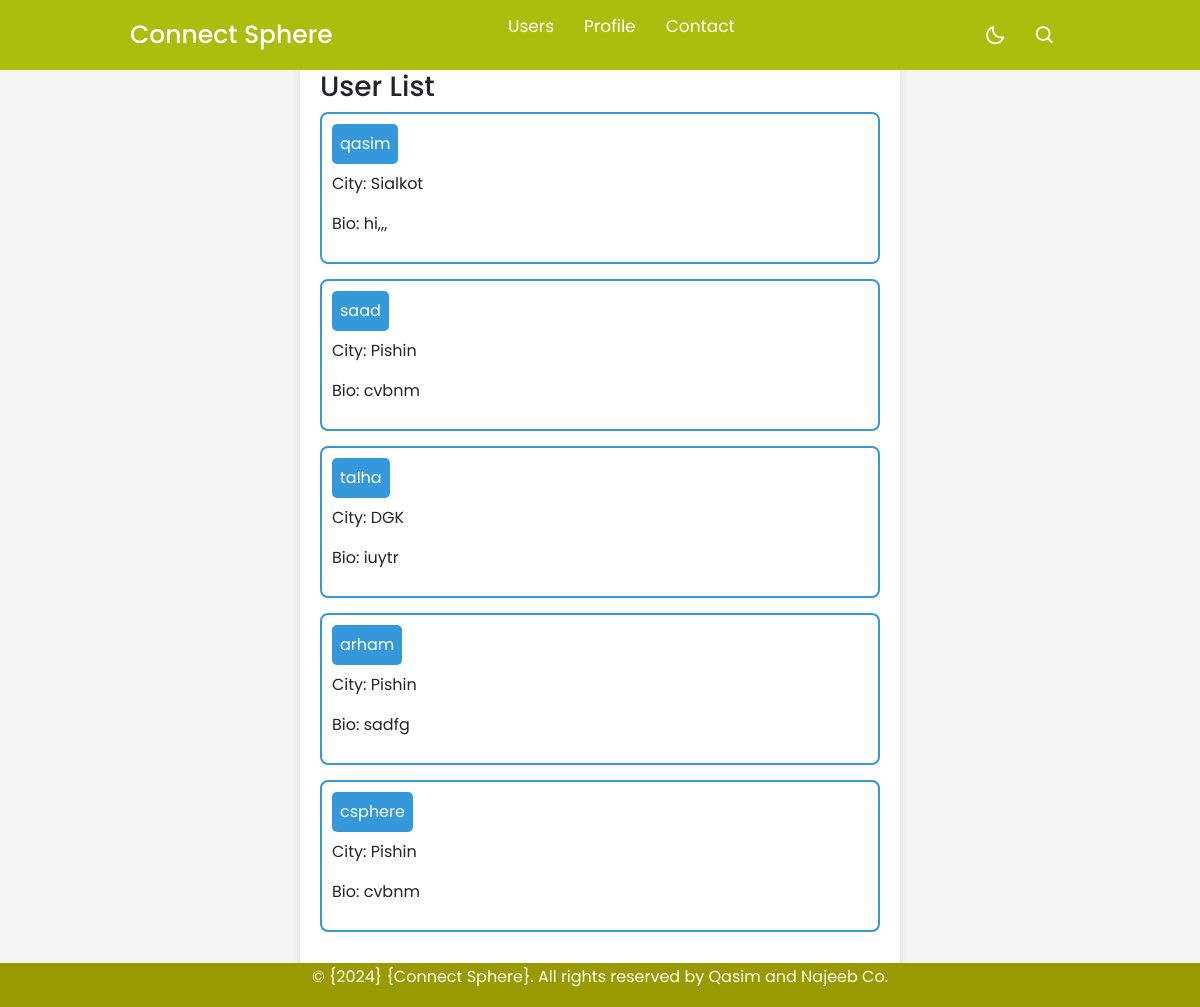
Page /posts/List_profile/ on the earlier database version.
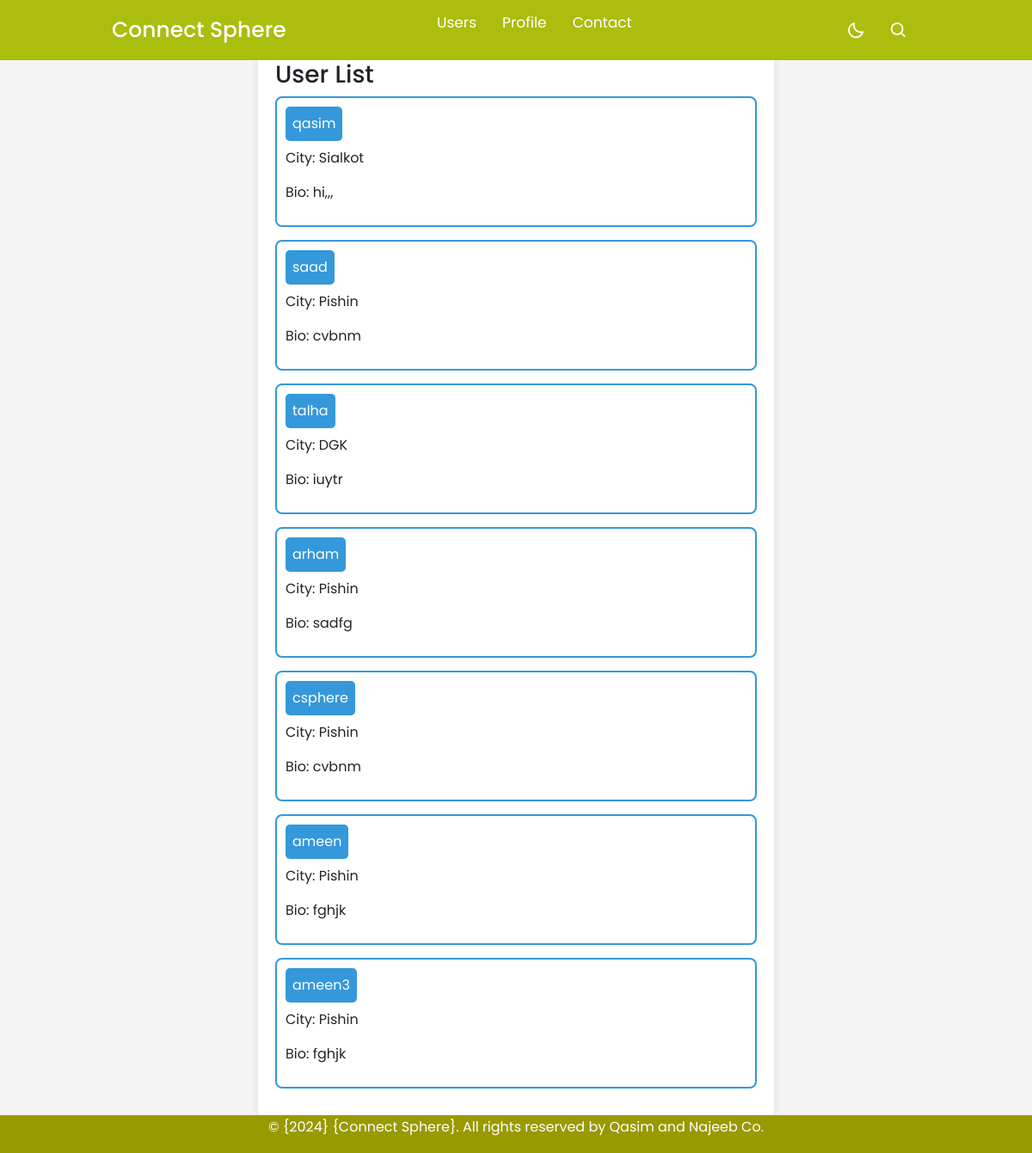
Same page on the later database version.
### posts/models.py (models this page shows, shortened)
class Profile(models.Model):
    user = models.OneToOneField(User, on_delete= models.CASCADE, default= '11' )
    date_of_birth = models.DateField()
    city = models.CharField(max_length=200)
    bio = models.TextField()
    profile_pic = models.ImageField(default='default.jpg', upload_to='images', blank=True, null=True)

### users/models.py (models this page shows)
class User(AbstractUser):
    pass

### posts/views.py (the view)
# urls.py: path('List_profile/',  List_profile.as_view(), name=' List_profile'),
class List_profile(ListView):
    model = Profile
    feilds = '__all__'
    template_name = 'posts/List_profile.html'

### posts/templates/posts/List_profile.html (shortened to what this page needs)
{% extends 'base.html' %}
{% block content %}
<!DOCTYPE html>
<html lang="en">
<head>
</head>
<body>
    <div class="user-list-container">
        <h3>User List</h3>
        {% for object in object_list %}
            <div class="user-comment">
                <div class="user-name">{{ object.user }}</div>
                <p>City: {{ object.city }}</p>
                <p>Bio: {{ object.bio | slice:":5" }}</p>
            </div>
        {% endfor %}
    </div>
</body>
</html>
{% endblock %}

Differences in the rows shown:
added Profile: user "ameen", city "Pishin", bio "fghjk"
added Profile: user "ameen3", city "Pishin", bio "fghjk"
